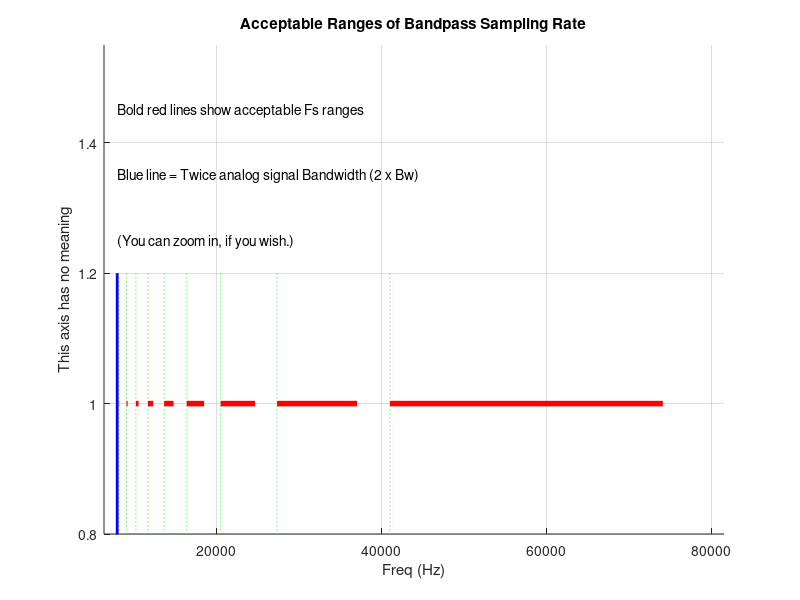
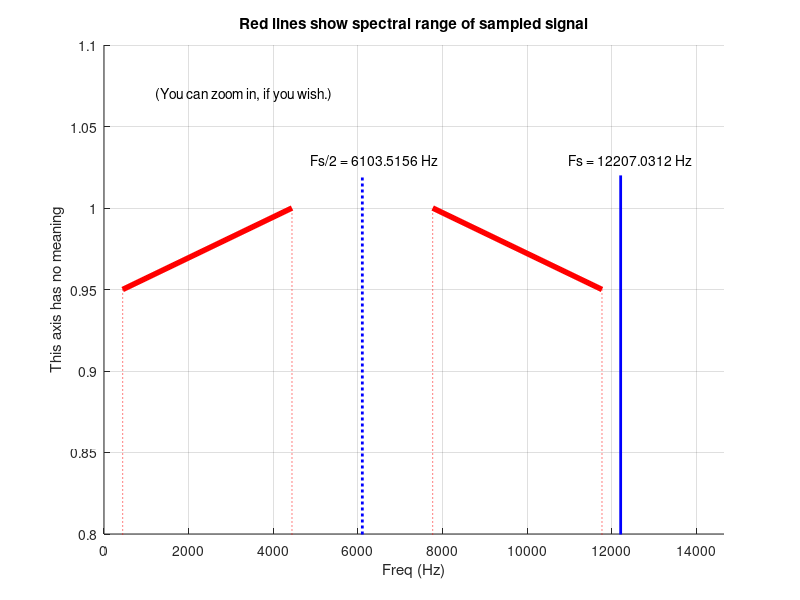

Recreate these plots in MATLAB, in order.
% Filename: Bandpass_Sample_Rate_Calc.m
%
%  Calculates acceptable Bandpass Sampling rate ranges 
%  based on an analog (continuous) signal's bandwidth 
%  and center freq.
%
%  Merely define bandwidth "Bw" and center frequency "Fc", in 
%  Hz, near line 22, for the analog bandpass signal and run the 
%  program.  [Example: Bw = 5, Fc = 20.]  Acceptable Fs sample  
%  rate ranges are shown in Figure 1 and displayed in Command window.
%
%  If the User defines a value for the BP sample rate Fs, near 
%  near line 28, then Figure 2 will show the locations of the 
%  positive and negative-freq spectral components after 
%  bandpass sampling.
%
%   Richard Lyons [November 2011]
%******************************************

clear, clc

Bw = 4000; % Analog signal bandwidth in Hz
Fc = 40e6 / (2^10); % Analog signal center freq in Hz

% ##############################################
% Define an Fs sample rate value below

Fs = 50e6 / (2^12); % Selected Fs sample rate in Hz
% ##############################################

disp(' '), disp(['Analog Center Freq = ',num2str(Fc),' Hz.'])
disp(['Analog Bandwidth = ',num2str(Bw),' Hz.']), disp(' ')

% *****************************************************
%  Compute % display the acceptable ranges of BP sample rate 
% *****************************************************
disp('----------------------------------')
disp('Acceptable Fs ranges in Hz:')
No_aliasing = 0;  % Init a warning flag
M = 1; % Initialize a counter

while (2*Fc + Bw)/(M+1) > 2* Bw
   FsMin = (2*Fc + Bw)/(M+1);
   FsMax = (2*Fc - Bw)/M;
   Fs_ranges(M,1) = FsMin;
   Fs_ranges(M,2) = FsMax;
   M = M + 1;
   disp([num2str(FsMin),' -to- ',num2str(FsMax)])
end
disp('----------------------------------')

% *****************************************************
%  Plot the acceptable ranges of BP sample rate 
% *****************************************************
figure(1), clf
title('Acceptable Ranges of Bandpass Sampling Rate')
xlabel('Freq (Hz)')
ylabel('This axis has no meaning')

for K = 1:M-1
   hold on
   plot([Fs_ranges(K,1),Fs_ranges(K,1)],[0.5,1.2],':g');
   plot([Fs_ranges(K,1),Fs_ranges(K,2)],[1,1],'-r','linewidth',4);
   axis([0.8*(2*Bw),1.1*max(Fs_ranges(1,2)), 0.8, 1.55])
end

plot([2*Bw,2*Bw],[0.5,1.2],'-b','linewidth',2);
text(2*Bw,1.45,'Bold red lines show acceptable Fs ranges')
text(2*Bw,1.35,'Blue line = Twice analog signal Bandwidth (2 x Bw)')
text(2*Bw,1.25,'(You can zoom in, if you wish.)')
hold off, grid on, zoom on

% **************************************************************
%  If Fs has been defined, plot spectrum of the sampled signal.  
% **************************************************************
% 
% Check if "Fs" has been defined
disp(' ')
if isempty(strmatch('Fs',who,'exact')) == 1; 
    disp('Fs sampling rate has NOT been defined.')
    % Fs does NOT exist, do nothing further.
else 
	% Fs is defined, plot the spectrum of the sampled signal.
        disp(['Fs defined as ',num2str(Fs),' Hz'])
	
    % To determine intermediate frequency (IF), check integer 
    %      part of "2Fc/Fs" for odd or even
	Temp = floor(2*Fc/Fs);
    if (Temp == 2*floor(Temp/2))
       disp(' '), disp('Pos-freq sampled spectra is not inverted.')
       Freq_IF = Fc -Fs*floor(Fc/Fs); % Computed IF frequency
	else
       disp(' '), disp('Pos-freq sampled spectra is inverted.')
       Freq_IF = Fs*(1 + floor(Fc/Fs)) -Fc; % Computed IF frequency
	end
    disp(' '), disp(['Center of pos-freq sampled spectra = ',num2str(Freq_IF),' Hz.'])

    % Prepare to plot sampled spectral range in Figure 2
    IF_MinFreq = Freq_IF-Bw/2;
    IF_MaxFreq = Freq_IF+Bw/2;
    
	figure(2), clf
	hold on
	plot([IF_MinFreq,IF_MaxFreq],[0.95, 1],'-r','linewidth',4);
	plot([Fs-IF_MaxFreq,Fs-IF_MinFreq],[1, 0.95],'-r','linewidth',4);
	plot([Fs,Fs],[0.5, 1.02],'-b','linewidth',2);
	plot([Fs/2,Fs/2],[0.5, 1.02],':b','linewidth',2);
    plot([IF_MinFreq,IF_MinFreq],[0.5, 0.95],':r');
    plot([IF_MaxFreq,IF_MaxFreq],[0.5, 1],':r');
    plot([Fs-IF_MaxFreq,Fs-IF_MaxFreq],[0.5, 1],':r');
    plot([Fs-IF_MinFreq,Fs-IF_MinFreq],[0.5, 0.95],':r');
    text(0.9*Fs,1.03,['Fs = ',num2str(Fs),' Hz'])
    text(0.8*Fs/2, 1.03,['Fs/2 = ',num2str(Fs/2),' Hz'])
    text(Fs/10,1.07,'(You can zoom in, if you wish.)')
    axis([0,1.2*Fs, 0.8, 1.1])
	
	hold off
	title('Red lines show spectral range of sampled signal')
    xlabel('Freq (Hz)')
	ylabel('This axis has no meaning')
	grid on, zoom on
    
    % ################################################################
    % Check if Fs is NOT in an acceptable freq range (aliasing occurs)
    Aliasing_Flag = 1; % Initialize a flag
    for K = 1:M-1 % Check each individual acceptable Fs range
        if Fs_ranges(K,1)<=Fs & Fs<=Fs_ranges(K,2)% & Fs<=Fs_ranges(K,2)
            % No aliasing will occur
            Aliasing_Flag = Aliasing_Flag -1;
        else, end
    end % End K loop
    if Aliasing_Flag == 1;  % Aliasing will occur
        text(Fs/10, 0.91, 'WARNING! WARNING!')
        text(Fs/10, 0.89, 'Aliasing will occur!')
    else, end
    zoom on
    % ################################################################
end